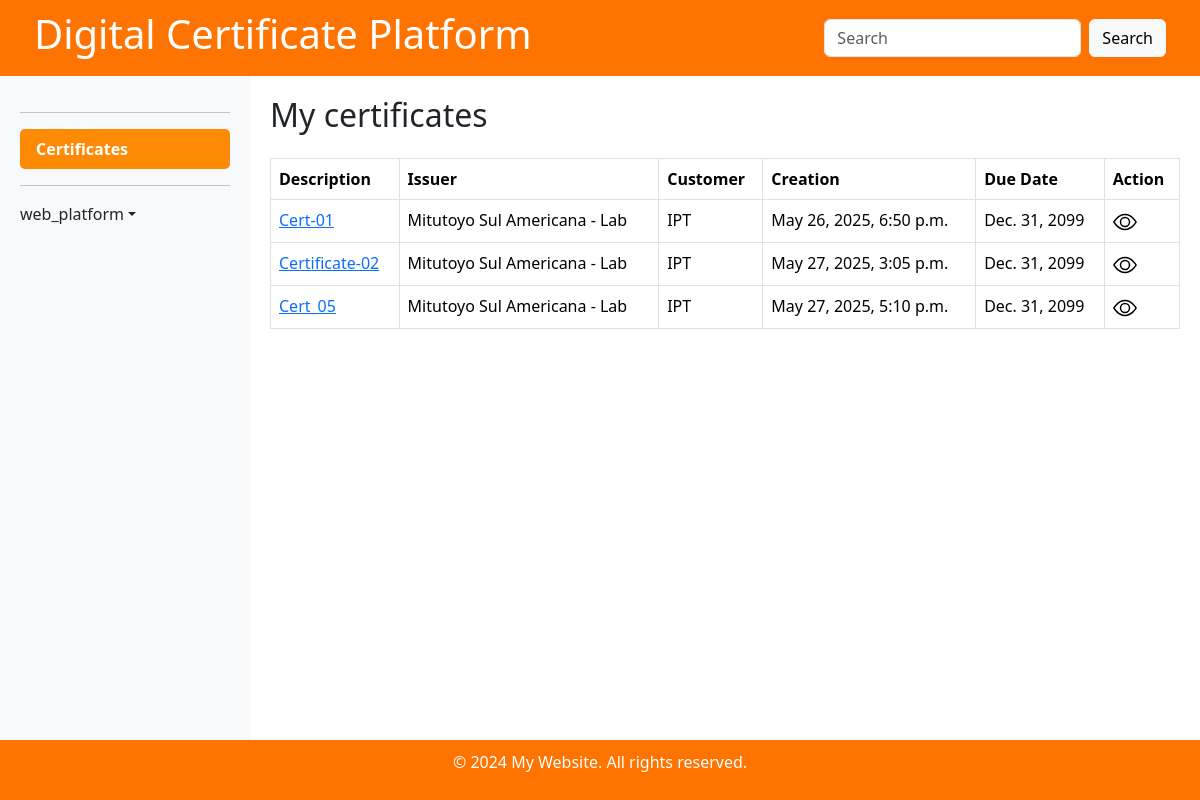
Screenshot of /certificate (signed in) with the database file from the repository.
### certificate/models.py (models this page shows, shortened)
class Certificate(models.Model):
    CERT_TYPES = {
        'CA': 'Calibration',
        'DE': 'Degree',
    }
    STATUSES ={
        'DRAFT': 'Draft',
        'REJECTED': 'Rejected',
        'WAITING': 'Waiting',
        'APPROVED': 'Approved',
    }
    description         = models.CharField('Certificate description', max_length= 200)
    type                = models.CharField('Certificate Type', max_length=2, choices=CERT_TYPES)
    file                = models.FileField(null=True, upload_to='certificates/')
    language            = models.CharField('Language', max_length=50)
    creation            = models.DateTimeField('Creation date time', auto_now_add=True)
    issuer              = models.ForeignKey(Issuer, null=True, related_name='issuer_of', on_delete=models.PROTECT)
    uploader            = models.ForeignKey(User, null=True, related_name='uploader_of', on_delete=models.PROTECT)
    customer            = models.ForeignKey(Customer, null=True, related_name='customer_of', on_delete=models.PROTECT)
    upload              = models.DateTimeField('Upload date time', auto_now_add=True)
    status              = models.CharField('Status', max_length=30, choices=STATUSES, default='DRAFT')
    token               = models.CharField('Token', max_length=36, unique=True, default=uuid.uuid4, editable=False)
    due_date            = models.DateField( null=True , blank=True, default='2099-12-31')
    rejection_reason    = models.TextField(blank=True, null=True)
    uploader            = models.ForeignKey(User, on_delete=models.CASCADE, related_name='uploaded_certificates')

class Issuer(models.Model):
    name            = models.CharField('Name', max_length=150)
    issuer_id       = models.CharField('Issuer ID', max_length=150)
    description     = models.CharField('Description', max_length=200)
    parent          = models.ForeignKey(to='Issuer', null=True, blank=True, on_delete=models.PROTECT)
    contact         = models.CharField('Contact', blank=True, max_length=200)
    telephone       = models.CharField('Telephone', blank=True, max_length=50)
    email           = models.CharField('Email', blank=True, max_length=200)
    country         = models.ForeignKey(Country, blank=True, on_delete=models.PROTECT)
    state           = models.CharField('State', max_length=50)
    city            = models.CharField('Postal code', blank=True, max_length=50)
    postal_code     = models.CharField('Address 1', blank=True, max_length=20)
    address_2       = models.CharField('Address 2', blank=True, max_length=200)
    address_3       = models.CharField('Address 3', blank=True, max_length=200)
    address_4       = models.CharField('Address 4', blank=True, max_length=200)
    active          = models.BooleanField('Active', default=False)
    creation        = models.DateTimeField('Creation Date', default=timezone.now)
    def __str__(self):
        return str(self.name)

class Customer(models.Model):
    name            = models.CharField(verbose_name='Name', max_length=150)
    customer_id     = models.CharField(verbose_name='Customer ID', max_length=150)
    description     = models.CharField(verbose_name='Description', max_length=200)
    parent          = models.ForeignKey(to='Customer', null=True, blank=True, on_delete=models.PROTECT)
    contact         = models.CharField(verbose_name='Contact', blank=True, max_length=200)
    telephone       = models.CharField(verbose_name='Telephone', blank=True, max_length=50)
    email           = models.CharField(verbose_name='Email', max_length=200)
    country         = models.ForeignKey(Country, on_delete=models.PROTECT)
    state           = models.CharField(verbose_name='State', blank=True, max_length=50)
    city            = models.CharField(verbose_name='Postal code', blank=True, max_length=50)
    postal_code     = models.CharField(verbose_name='Address 1', blank=True, max_length=20)
    address_2       = models.CharField(verbose_name='Address 2', blank=True, max_length=200)
    address_3       = models.CharField(verbose_name='Address 3', blank=True, max_length=200)
    address_4       = models.CharField(verbose_name='Address 4', blank=True, max_length=200)
    active          = models.BooleanField(verbose_name='Active', default=False)
    creation        = models.DateTimeField(verbose_name='Creation Date', default=timezone.now)
    def __str__(self):
        return str(self.name)

### certificate/views.py (the view)
# urls.py: path('', views.certificate_list_view, name='home'),
@login_required
def certificate_list_view(request):
    template = 'certificate/certificate-list.html'
    if request.user.is_superuser or has_role(request.user, 'internal_resource'):
        certificate = Certificate.objects.filter(status='APPROVED')
    elif UserCustomer.objects.filter(user=request.user).exists():
        customer = UserCustomer.objects.filter(user=request.user, active=True)
        certificate = Certificate.objects.filter(customer__in=customer.values_list('customer'), status='APPROVED')
    else:
        certificate = []
    context = {'certificate': certificate}
    return render(request, template, context)

### certificate/context_processors.py (called while the page is built)
def user_roles(request):
    if request.user.is_authenticated:
        roles = [role.role_name for role in get_user_roles(request.user)]
    else:
        roles = []
    return {'user_roles': roles}

### certificate/templatetags/custom_filters.py (called while the page is built)
@register.filter
def user_has_role(user, role_name):
    return has_role(user, role_name)

### certificate/templates/certificate/certificate-list.html (shortened to what this page needs)
{% extends 'base.html' %}{% load custom_filters %}
{% block content %}
<div class="d-flex justify-content-between align-items-center mb-3">
  <h2>My certificates</h2>
</div>
<table class="table table-bordered">
  <thead>
    <tr>
      <th>Description</th>
      <th>Issuer</th>
      <th>Customer</th>
      <th>Creation</th>
      <th>Due Date</th>
      <th>Action</th>
    </tr>
  </thead>
  <tbody>
    {% for c in certificate %}
    <tr>
      <td>
           <a href="{{ c.file.url }}">{{ c.description}}</a>
      </td>
      <td>{{ c.issuer }}</td>
      <td>{{ c.customer }}</td>
      <td>{{ c.creation }}</td>
      <td>{{ c.due_date }}</td>
      <td>
        <a href="{% url 'certificate-detail' c.pk %}"><svg class="bi me-2" width="24" height="24"><use xlink:href="#view-icon"/></svg></a>
      </td>
    </tr>
    {% endfor %}
  </tbody>
</table>
{% endblock content %}

### templates/base.html (shortened to what this page needs)
{% load static %} {% load i18n %} {% load custom_filters %}
<!DOCTYPE html>
<html lang="en">
<head>
  <link rel="stylesheet" href="{% static '/style.css' %}">
  <link href="https://cdn.jsdelivr.net/npm/bootstrap@5.3.3/dist/css/bootstrap.min.css" rel="stylesheet">
</head>
<body>
  <header>
    <div class="d-flex justify-content-between align-items-center px-4">
      <h1>Digital Certificate Platform
      </h1>
      {% if user.is_authenticated %}
      <form class="d-flex search-bar">
        <input class="form-control me-2" type="search" placeholder="Search" aria-label="Search">
        <button class="btn btn-light" type="submit">Search</button>
      </form>
      {% endif %}
    </div>
  </header>
  <div class="main-content">
    <div id="sidebar">
      <hr>
      {% if user.is_authenticated %}
      <ul class="nav nav-pills flex-column mb-auto">
        <li class="nav-item">
          <a href="{% url 'certificate' %}" class="nav-link {% if 'certificate' == request.resolver_match.url_name %}active{% endif %}">
            Certificates
          </a>
        </li>
      {% endif %}
      <hr>
      <div class="dropdown">
        {% if user.is_authenticated %}
        <a href="{% url 'home' %}" class="d-flex align-items-center link-dark text-decoration-none dropdown-toggle" id="dropdownUser2" data-bs-toggle="dropdown" aria-expanded="false">
          {{ user.username }}
        </a>
        {% endif %}
      </div>
    </div>
    <div id="content">
        {% block content %}{% endblock %}
    </div>
  </div>
  <footer>
    <p>&copy; 2024 My Website. All rights reserved.</p>
  </footer>
</body>
</html>

### static/style.css (style rules this page uses)
body { display: flex; flex-direction: column; height: 100vh; margin: 0; }
header { background-color: #ff7400; color: white; padding: 10px; }
footer { background-color: #ff7400; color: white; padding: 10px; text-align: center; }
.main-content { display: flex; flex: 1; overflow: hidden; }
#sidebar { min-width: 250px; max-width: 250px; background-color: #f8f9fa; padding: 20px; overflow-y: auto; }
#content { flex-grow: 1; padding: 20px; overflow-y: auto; }
#sidebar .nav-link { color: #000; transition: background-color 0.3s ease, color 0.3s ease; }
#sidebar .nav-link.active { background-color: #FF8A05; color: #fff; font-weight: bold; border-radius: 5px; }

### rows the page displays
Certificate: description "Cert-01", issuer "Mitutoyo Sul Americana - Lab", customer "IPT", creation "May 26, 2025, 6:50 p.m.", due_date "Dec. 31, 2099"
Certificate: description "Certificate-02", issuer "Mitutoyo Sul Americana - Lab", customer "IPT", creation "May 27, 2025, 3:05 p.m.", due_date "Dec. 31, 2099"
Certificate: description "Cert_05", issuer "Mitutoyo Sul Americana - Lab", customer "IPT", creation "May 27, 2025, 5:10 p.m.", due_date "Dec. 31, 2099"

### other values shown
{{ user.username }} "web_platform"
